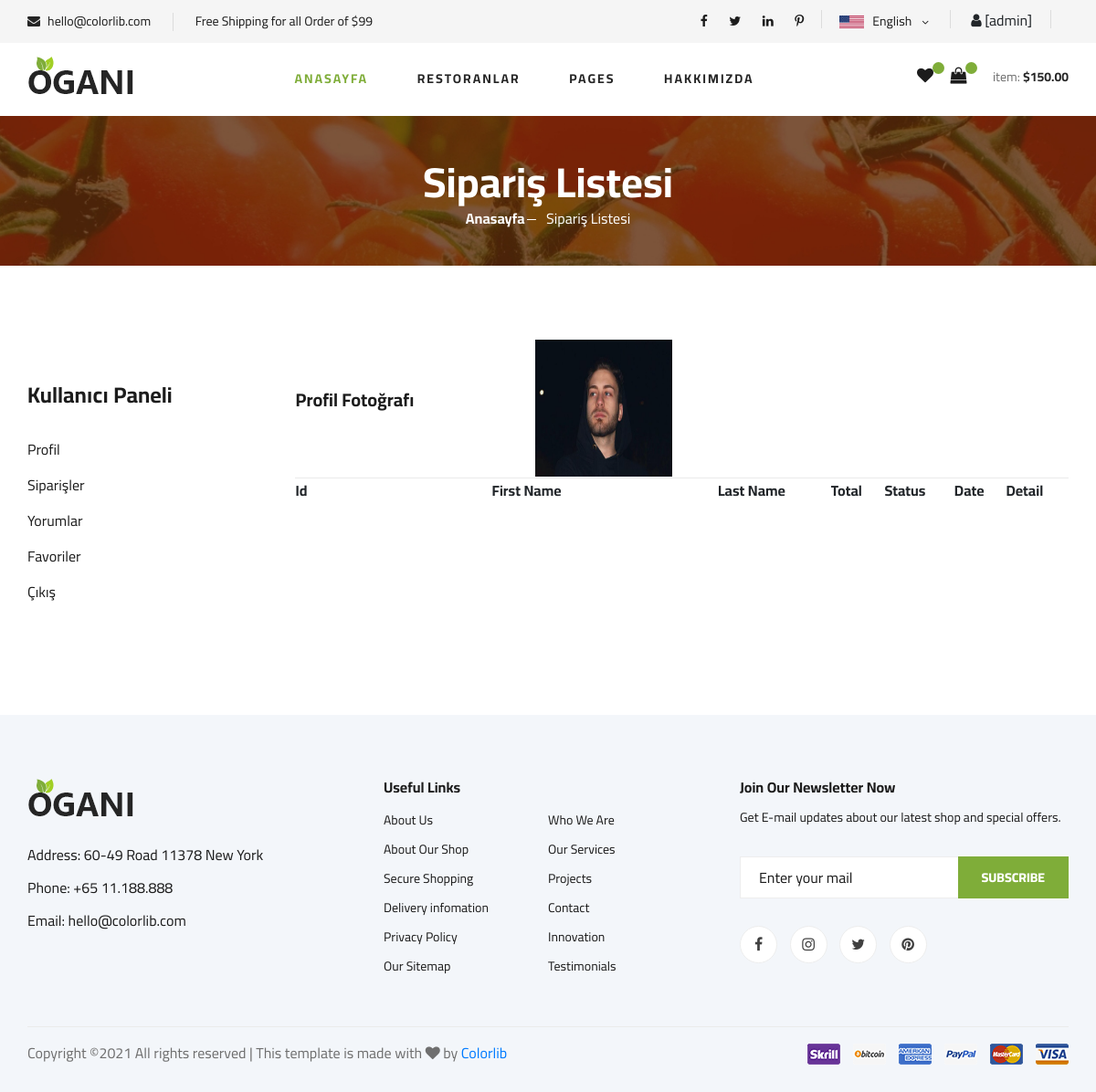
The app's page /user/orders/ (signed in), older data.
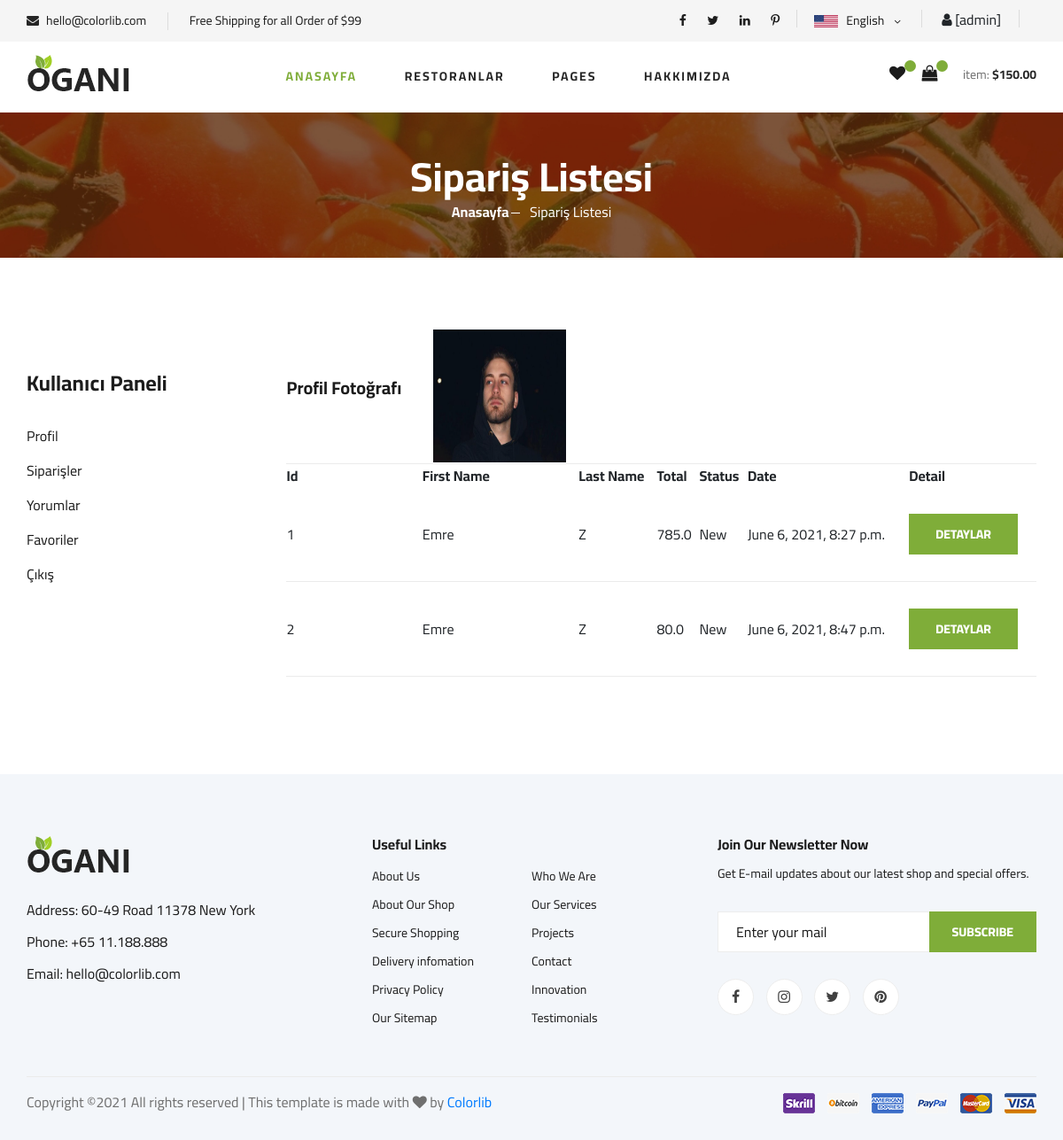
The same page, newer data.
### order/models.py (models this page shows, shortened)
class Order(models.Model):
    STATUS = (
        ('New','New'),
        ('Accepted', 'Accepted'),
        ('Preparing', 'Preparing'),
        ('OnTheWay', 'OnTheWay'),
        ('Completed', 'Completed'),
        ('Cancelled', 'Cancelled'),
    )
    user = models.ForeignKey(User,on_delete=models.SET_NULL, null=True)
    code = models.CharField(max_length=5, editable=False)
    first_name = models.CharField(max_length=10)
    last_name = models.CharField(max_length=10)
    phone = models.CharField(blank=True, max_length=20)
    address = models.CharField(blank=True, max_length=150)
    city = models.CharField(blank=True, max_length=20)
    country = models.CharField(blank=True, max_length=20)
    total = models.FloatField()
    status = models.CharField(max_length=10,choices=STATUS,default='New')
    ip = models.CharField(blank=True,max_length=20)
    adminnote = models.CharField(blank=True,max_length=100)
    create_at=models.DateTimeField(auto_now_add=True)
    update_at = models.DateTimeField(auto_now=True)

### user/views.py (the view)
# urls.py: path('orders/',views.orders,name='orders'),
@login_required(login_url='/login')
def orders(request):
    category = Category.objects.all()
    current_user = request.user
    profile = UserProfile.objects.get(user_id=current_user.id)
    orders = Order.objects.filter(user_id=current_user.id)
    context={'category':category,
             'orders':orders,
             'profile':profile
             }
    return render(request, "user_orders.html", context)

### user/templates/user_orders.html (shortened to what this page needs)
{% extends "homebase.html" %}
{% block content %}
    {% load static %}
    <section class="breadcrumb-section set-bg" data-setbg="{% static 'img/breadcrumb.jpg' %}">
        <div class="container">
            <div class="row">
                <div class="col-lg-12 text-center">
                    <div class="breadcrumb__text">
                        <h2>Sipariş Listesi</h2>
                        <div class="breadcrumb__option">
                            <a href="/">Anasayfa</a>
                            <span>Sipariş Listesi</span>
                        </div>
                    </div>
                </div>
            </div>
        </div>
    </section>
    <section class="product spad">
        <div class="container">
            <div class="row">
                <div class="col-lg-3 col-md-5">
                    <br><br>
                    {% include "user_panel.html" %}
                </div>
                <div class="col-lg-9 col-md-7">
                    <div class="shoping__cart__table">
                        <table>
                            <thead>
                            <tr>
                                <th class="shoping__product">Profil Fotoğrafı</th>
                                <td><img src="{{ profile.image.url }}" height="150px" width="150px"></td>
                            </tr>
                            </thead>
                            <tr>
                                <th class="text-left">Id</th>
                                <th class="text-left">First Name</th>
                                <th class="text-left">Last Name</th>
                                <th class="text-left">Total</th>
                                <th class="text-left">Status</th>
                                <th class="text-left">Date</th>
                                <th class="text-left">Detail</th>
                            </tr>
                            {% for rs in orders %}
                            <tr>
                                <td class="text-left">{{ rs.id }}</td>
                                <td class="text-left">{{ rs.first_name }}</td>
                                <td class="text-left">{{ rs.last_name }}</td>
                                <td class="text-left">{{ rs.total }}</td>
                                <td class="text-left">{{ rs.status }}</td>
                                <td class="text-left">{{ rs.create_at }}</td>
                                <td class="text-left"><a class="site-btn" href="/user/orderdetail/{{ rs.id }}">Detaylar</a></td>
                            </tr>
                            {% endfor %}
                        </table>
                    </div>
                </div>
            </div>
        </div>
    </section>
{% endblock %}

Row changes from the older to the newer data that the page shows:
added Order: id "1", first_name "Emre", last_name "Z", total "785.0", status "New", create_at "June 6, 2021, 8:27 p.m."
added Order: id "2", first_name "Emre", last_name "Z", total "80.0", status "New", create_at "June 6, 2021, 8:47 p.m."
